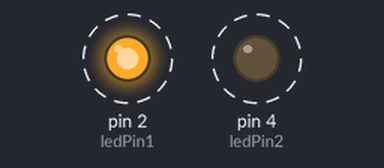
Simulated run of this sketch. Board: Arduino Uno, built with avr-gcc and run on an emulated ATmega328P. On the bench: output pins drawn as LEDs (lit = HIGH). Dashed ring = blinking. What the sketch prints to the serial monitor is not drawn.

Above: at 0.2 s.
Timing chart, 0 to 3.0 s (numbered marks = the images above):
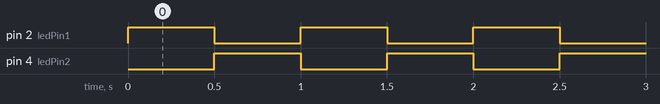

The sketch:

lab02e.ino
```cpp
const int ledPin1 = 2;   // 板载 LED
const int ledPin2 = 4;   // 外接 LED

unsigned long previousMillis = 0;
const long interval = 500;   // 500 ms 切换一次
bool ledState = true;        // true: GPIO2 亮；false: GPIO4 亮

void setup() {
  Serial.begin(115200);
  pinMode(ledPin1, OUTPUT);
  pinMode(ledPin2, OUTPUT);

  // 初始状态
  digitalWrite(ledPin1, HIGH);
  digitalWrite(ledPin2, LOW);
}

void loop() {
  unsigned long currentMillis = millis();

  if (currentMillis - previousMillis >= interval) {
    previousMillis = currentMillis;

    ledState = !ledState;   // 翻转状态

    if (ledState) {
      digitalWrite(ledPin1, HIGH);
      digitalWrite(ledPin2, LOW);
      Serial.println("GPIO2 ON, GPIO4 OFF");
    } else {
      digitalWrite(ledPin1, LOW);
      digitalWrite(ledPin2, HIGH);
      Serial.println("GPIO2 OFF, GPIO4 ON");
    }
  }
}
```

Measured:
- by itself, pin 2 (ledPin1), pin 4 (ledPin2): alternates HIGH for 0.50 s and LOW for 0.50 s
